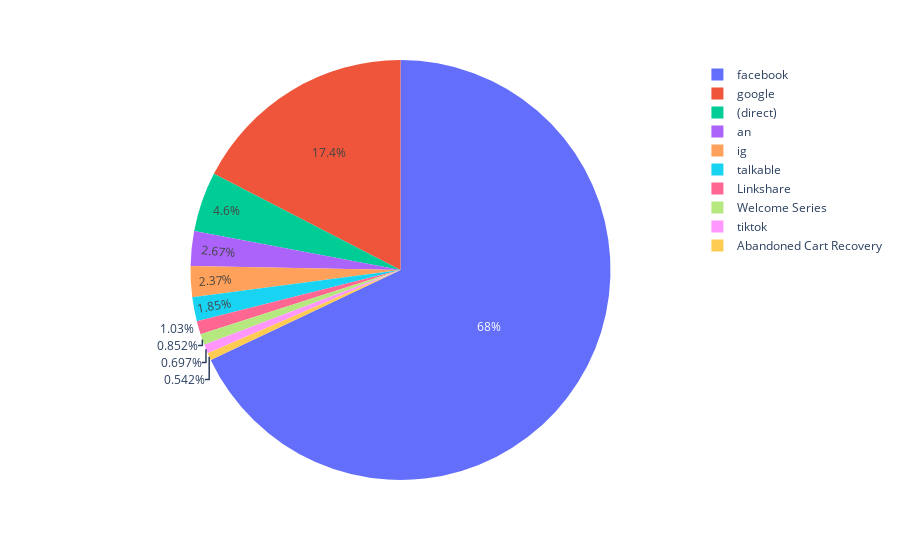

The notebook cell saved with this chart:
### Code cell
fig = px.pie(Counter.head(10), values='Signups_3', names='Source / Medium')
fig.show()

### Figure 1 — Plotly figure (JSON) as saved in the notebook; plotly's stock layout.template omitted (floating-point values rounded to 4 significant figures)
{"data": [{"domain": {"x": [0, 1], "y": [0, 1]}, "hovertemplate": "Source / Medium=%{label}<br>Signups_3=%{value}<extra></extra>", "labels": ["facebook", "google", "(direct)", "an", "ig", "talkable", "Linkshare", "Welcome Series", "tiktok", "Abandoned Cart Recovery"], "legendgroup": "", "name": "", "showlegend": true, "type": "pie", "values": [324864, 83286, 22005, 12775, 11347, 8826, 4920, 4072, 3331, 2593]}], "layout": {"legend": {"tracegroupgap": 0}, "margin": {"t": 60}}}
